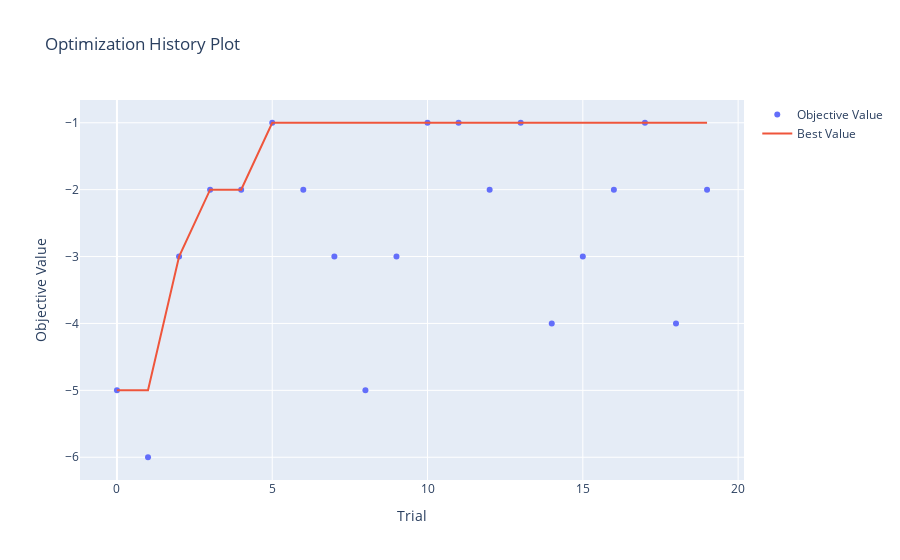
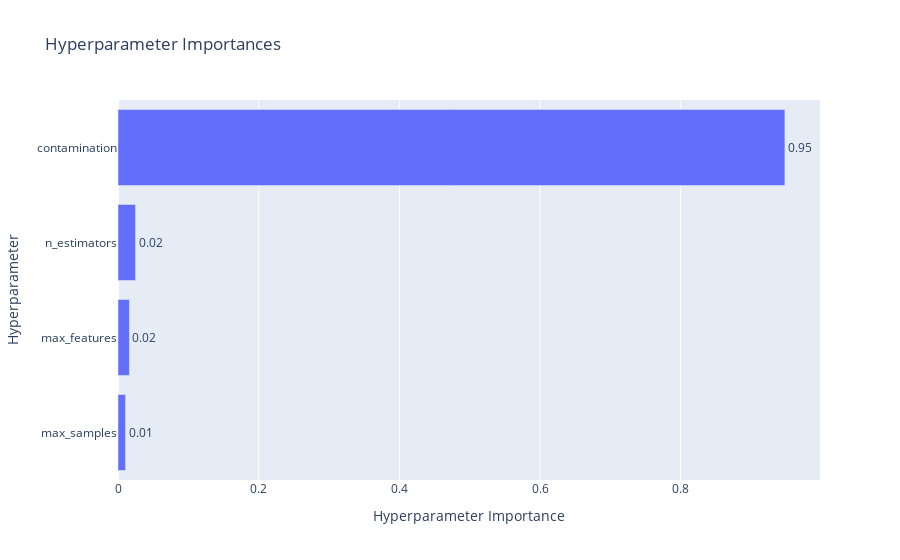
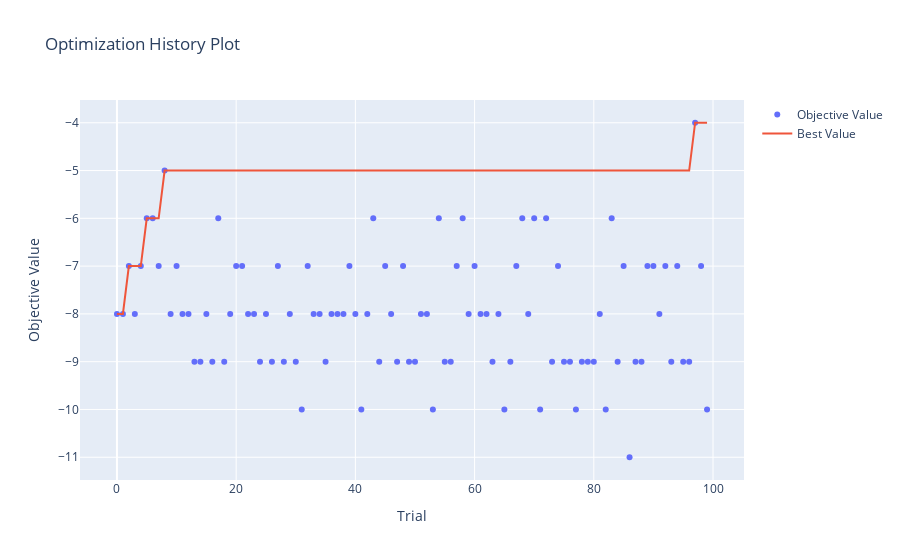
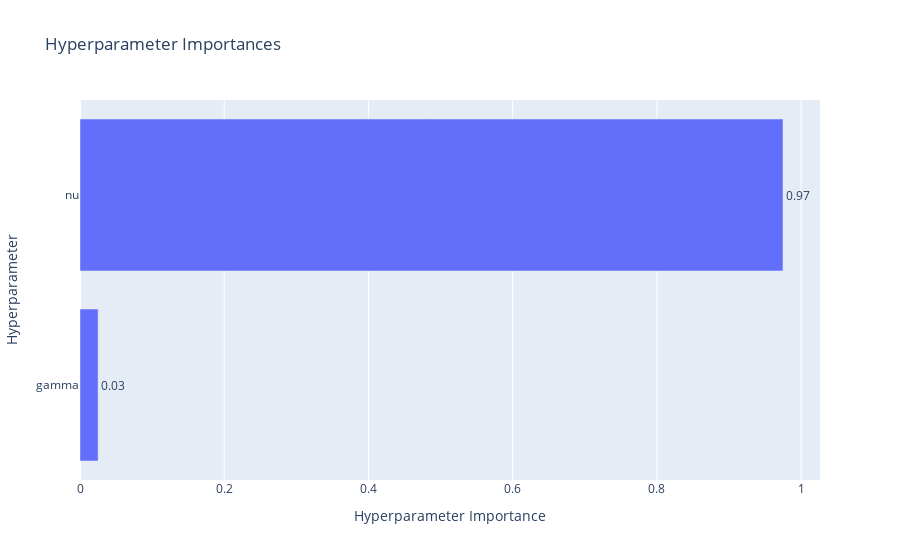

The code cell stored with these charts, in order, in its notebook:
### Code cell
#02_Modeling_Outliers.ipynb

import pandas as pd
import numpy as np
import matplotlib.pyplot as plt
import seaborn as sns
from sklearn.ensemble import IsolationForest
from sklearn.svm import OneClassSVM
from sklearn.decomposition import PCA
from sklearn.metrics import classification_report
import optuna
import optuna.visualization as vis

#Load cleaned data
data_path = 'CR6_cleaned_scaled.csv'
df = pd.read_csv(data_path)

#Identify text and numeric columns
text_cols = ['Bankname', 'Tablename', 'Exposureclass']
numeric_cols = [col for col in df.columns if col not in text_cols]

#Added PCA for visualisation of outliers
pca = PCA(n_components=2)
pca_result = pca.fit_transform(df[numeric_cols])
df_pca = pd.DataFrame(pca_result, columns=['PC1', 'PC2'])

#Perform hyperparameter optimisation for the isolation forest
#Isolation forest is a decision tree-based unsupervised machine learning algorithm used in outlier detection
#It is based on how many splits it takes to isolate each point. If there is a short path it is likely an outlier.
def optimize_if(trial):
    n_estimators = trial.suggest_int('n_estimators', 50, 200)
    max_samples = trial.suggest_float('max_samples', 0.5, 1.0)
    contamination = trial.suggest_float('contamination', 0.01, 0.1)
    max_features = trial.suggest_float('max_features', 0.5, 1.0)

    model = IsolationForest(
        n_estimators=n_estimators,
        max_samples=max_samples,
        contamination=contamination,
        max_features=max_features,
        random_state=42
    )
    preds = model.fit_predict(df[numeric_cols])
    outlier_count = np.sum(preds == -1)
    return -outlier_count  # Objective: find settings that minimize outliers

study_if = optuna.create_study(direction='maximize')
study_if.optimize(optimize_if, n_trials=20)

print("Best parameters for isolation forest:")
print(study_if.best_params)

#Fit the optimised isolation forest
iso_model = IsolationForest(**study_if.best_params, random_state=42)
df['IF_outlier'] = iso_model.fit_predict(df[numeric_cols])

#Perform hyperparameter optimisation for one-class SVM
#One-class SVM is a kernel-based unsupervised machine learning algorithm that learns the boundary of normal
#data and flags any data points that are outside of this boundary
def optimize_svm(trial):
    nu = trial.suggest_float('nu', 0.01, 0.1)
    gamma = trial.suggest_categorical('gamma', ['scale', 'auto'])

    model = OneClassSVM(kernel='rbf', gamma=gamma, nu=nu)
    preds = model.fit_predict(df[numeric_cols])
    outlier_count = np.sum(preds == -1)
    return -outlier_count  # Minimize outliers

#optuna runs trials using different hyperparameter combinations
#It then uses Bayesian optimisation to try different values to get better results
#It improves the scores with each trial and after a set number of trials reports the best hyperparameters
#The number of trials can be modified, but 100 were used here as a test. 
#The optimal results and the weighting of the importance of each hyperparameter can be seen in the plots below.
study_svm = optuna.create_study(direction='maximize')
study_svm.optimize(optimize_svm, n_trials=100)

opt_history_if = vis.plot_optimization_history(study_if)
opt_history_if.show()

hyp_importance_if = vis.plot_param_importances(study_if)
hyp_importance_if.show()

opt_history_svm = vis.plot_optimization_history(study_svm)
opt_history_svm.show()

hyp_importance_svm = vis.plot_param_importances(study_svm)
hyp_importance_svm.show()

print("Best parameters for one-class SVM:")
print(study_svm.best_params)

#Fit optimised One-Class SVM
ocsvm_model = OneClassSVM(**study_svm.best_params)
df['SVM_outlier'] = ocsvm_model.fit_predict(df[numeric_cols])

#Visualize outliers
#Items with score -1 are outliers, items with score 1 are not outliers
fig, axes = plt.subplots(1, 2, figsize=(14, 6))

#Isolation forest PCA plot
sns.scatterplot(x=df_pca['PC1'], y=df_pca['PC2'], hue=df['IF_outlier'], ax=axes[0], palette='Set1')
axes[0].set_title('Isolation Forest Outlier Detection')

#One-Class SVM PCA plot
sns.scatterplot(x=df_pca['PC1'], y=df_pca['PC2'], hue=df['SVM_outlier'], ax=axes[1], palette='Set2')
axes[1].set_title('One-Class SVM Outlier Detection')

plt.tight_layout()
plt.show()

#Summary of outliers
print("Isolation Forest Outliers:")
print(df['IF_outlier'].value_counts())

print("\nOne-Class SVM Outliers:")
print(df['SVM_outlier'].value_counts())

# Save Results
outlier_result_path = 'Outlier_Predictions.csv'
df.to_csv(outlier_result_path, index=False)
print(f"Outlier predictions saved to {outlier_result_path}")

### Figure 1 — Plotly figure (JSON) as saved in the notebook; plotly's stock layout.template omitted (floating-point values rounded to 4 significant figures)
{"data": [{"mode": "markers", "name": "Objective Value", "type": "scatter", "x": [0, 1, 2, 3, 4, 5, 6, 7, 8, 9, 10, 11, 12, 13, 14, 15, 16, 17, 18, 19], "y": [-5, -6, -3, -2, -2, -1, -2, -3, -5, -3, -1, -1, -2, -1, -4, -3, -2, -1, -4, -2]}, {"mode": "lines", "name": "Best Value", "type": "scatter", "x": [0, 1, 2, 3, 4, 5, 6, 7, 8, 9, 10, 11, 12, 13, 14, 15, 16, 17, 18, 19], "y": [-5, -5, -3, -2, -2, -1, -1, -1, -1, -1, -1, -1, -1, -1, -1, -1, -1, -1, -1, -1]}, {"marker": {"color": "#cccccc"}, "mode": "markers", "name": "Infeasible Trial", "showlegend": false, "type": "scatter", "x": [], "y": []}], "layout": {"title": {"text": "Optimization History Plot"}, "xaxis": {"title": {"text": "Trial"}}, "yaxis": {"title": {"text": "Objective Value"}}}}

### Figure 2 — Plotly figure (JSON) as saved in the notebook; plotly's stock layout.template omitted (floating-point values rounded to 4 significant figures)
{"data": [{"cliponaxis": false, "hovertemplate": ["max_samples (FloatDistribution): 0.0107130439978381<extra></extra>", "max_features (FloatDistribution): 0.016264033272435786<extra></extra>", "n_estimators (IntDistribution): 0.024939724178047323<extra></extra>", "contamination (FloatDistribution): 0.9480831985516788<extra></extra>"], "name": "Objective Value", "orientation": "h", "text": ["0.01", "0.02", "0.02", "0.95"], "textposition": "outside", "type": "bar", "x": [0.01071, 0.01626, 0.02494, 0.9481], "y": ["max_samples", "max_features", "n_estimators", "contamination"]}], "layout": {"title": {"text": "Hyperparameter Importances"}, "xaxis": {"title": {"text": "Hyperparameter Importance"}}, "yaxis": {"title": {"text": "Hyperparameter"}}}}

### Figure 3 — Plotly figure (JSON) as saved in the notebook; plotly's stock layout.template omitted (floating-point values rounded to 4 significant figures)
{"data": [{"mode": "markers", "name": "Objective Value", "type": "scatter", "x": [0, 1, 2, 3, 4, 5, 6, 7, 8, 9, 10, 11, 12, 13, 14, 15, 16, 17, 18, 19, 20, 21, 22, 23, 24, 25, 26, 27, 28, 29, 30, 31, 32, 33, 34, 35, 36, 37, 38, 39, 40, 41, 42, 43, 44, 45, 46, 47, 48, 49, 50, 51, 52, 53, 54, 55, 56, 57, 58, 59, 60, 61, 62, 63, 64, 65, 66, 67, 68, 69, 70, 71, 72, 73, 74, 75, 76, 77, 78, 79, 80, 81, 82, 83, 84, 85, 86, 87, 88, 89, 90, 91, 92, 93, 94, 95, 96, 97, 98, 99], "y": [-8, -8, -7, -8, -7, -6, -6, -7, -5, -8, -7, -8, -8, -9, -9, -8, -9, -6, -9, -8, -7, -7, -8, -8, -9, -8, -9, -7, -9, -8, -9, -10, -7, -8, -8, -9, -8, -8, -8, -7, -8, -10, -8, -6, -9, -7, -8, -9, -7, -9, -9, -8, -8, -10, -6, -9, -9, -7, -6, -8, -7, -8, -8, -9, -8, -10, -9, -7, -6, -8, -6, -10, -6, -9, -7, -9, -9, -10, -9, -9, -9, -8, -10, -6, -9, -7, -11, -9, -9, -7, -7, -8, -7, -9, -7, -9, -9, -4, -7, -10]}, {"mode": "lines", "name": "Best Value", "type": "scatter", "x": [0, 1, 2, 3, 4, 5, 6, 7, 8, 9, 10, 11, 12, 13, 14, 15, 16, 17, 18, 19, 20, 21, 22, 23, 24, 25, 26, 27, 28, 29, 30, 31, 32, 33, 34, 35, 36, 37, 38, 39, 40, 41, 42, 43, 44, 45, 46, 47, 48, 49, 50, 51, 52, 53, 54, 55, 56, 57, 58, 59, 60, 61, 62, 63, 64, 65, 66, 67, 68, 69, 70, 71, 72, 73, 74, 75, 76, 77, 78, 79, 80, 81, 82, 83, 84, 85, 86, 87, 88, 89, 90, 91, 92, 93, 94, 95, 96, 97, 98, 99], "y": [-8, -8, -7, -7, -7, -6, -6, -6, -5, -5, -5, -5, -5, -5, -5, -5, -5, -5, -5, -5, -5, -5, -5, -5, -5, -5, -5, -5, -5, -5, -5, -5, -5, -5, -5, -5, -5, -5, -5, -5, -5, -5, -5, -5, -5, -5, -5, -5, -5, -5, -5, -5, -5, -5, -5, -5, -5, -5, -5, -5, -5, -5, -5, -5, -5, -5, -5, -5, -5, -5, -5, -5, -5, -5, -5, -5, -5, -5, -5, -5, -5, -5, -5, -5, -5, -5, -5, -5, -5, -5, -5, -5, -5, -5, -5, -5, -5, -4, -4, -4]}, {"marker": {"color": "#cccccc"}, "mode": "markers", "name": "Infeasible Trial", "showlegend": false, "type": "scatter", "x": [], "y": []}], "layout": {"title": {"text": "Optimization History Plot"}, "xaxis": {"title": {"text": "Trial"}}, "yaxis": {"title": {"text": "Objective Value"}}}}

### Figure 4 — Plotly figure (JSON) as saved in the notebook; plotly's stock layout.template omitted (floating-point values rounded to 4 significant figures)
{"data": [{"cliponaxis": false, "hovertemplate": ["gamma (CategoricalDistribution): 0.025099085059962976<extra></extra>", "nu (FloatDistribution): 0.974900914940037<extra></extra>"], "name": "Objective Value", "orientation": "h", "text": ["0.03", "0.97"], "textposition": "outside", "type": "bar", "x": [0.0251, 0.9749], "y": ["gamma", "nu"]}], "layout": {"title": {"text": "Hyperparameter Importances"}, "xaxis": {"title": {"text": "Hyperparameter Importance"}}, "yaxis": {"title": {"text": "Hyperparameter"}}}}
